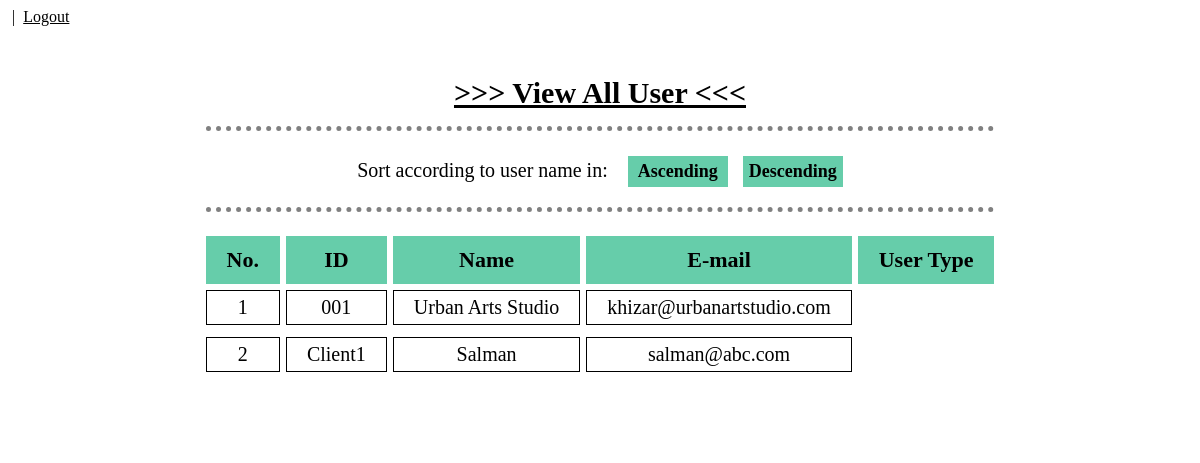
/Event-Management-System-PHP-master/EventManagementSystem/user_manage_view.php (signed in), run on the app's committed database.
### tables this page shows
CREATE TABLE `user_details` (
  `UserNo` int(10) NOT NULL,
  `UserID` varchar(10) NOT NULL,
  `UserFullName` varchar(80) NOT NULL,
  `UserPassword` longtext NOT NULL,
  `UserType` varchar(11) DEFAULT NULL,
  `UserEmail` varchar(50) NOT NULL,
  `UserImage` longblob NOT NULL,
  `UserImageName` varchar(50) NOT NULL
);

### Event-Management-System-PHP-master/EventManagementSystem/user_manage_view.php (the view, shortened to what this page needs)
<?php
	include "database/connect.php";
	include 'session.php';
?>
<!DOCTYPE html>
<html>
<head>
</head>
<body background="image\concrete1.jpg">
	<div id="view" align="center">
		<br>
		<p><span style="text-decoration: underline;font-weight: 900;font-size: 30px"> >>> View All User <<< </span></p>
		<hr>
		<form action="user_manage_view.php" method="POST" style="font-size: 20px;">
			Sort according to user name in: &nbsp;&nbsp;
			<input type="submit" name="ascending" value="Ascending">&nbsp;&nbsp;
			<input type="submit" name="descending" value="Descending">
		</form>
		<hr>
		<table align="center" cellpadding="20px" cellspacing="6px">
			<tr>
				<th>No.</th>
				<th>ID</th>
				<th>Name</th>
				<th>E-mail</th>
				<th>User Type</th>
			</tr>
			<?php
				if (isset($_POST['ascending'])) {
					$count=0;
					$conn = mysqli_connect($servername, $username, $password, $dbname);
					$read_user = "SELECT * FROM user_details ORDER BY UserFullName ASC";
					$result_read_user = mysqli_query($conn, $read_user);
					if(mysqli_num_rows($result_read_user)>0){
						while($row = mysqli_fetch_array($result_read_user, MYSQLI_ASSOC)){
							$count=$count+1;
							echo "<tr>";
							echo "<td>".$count."</td>";
							echo "<td>".$row['UserID']."</td>";
							echo "<td>".$row['UserFullName']."</td>";
							echo "<td>".$row['UserEmail']."</td>";
							echo "<tr>";
						}
					}
				}
				else{
					$count=0;
					$conn = mysqli_connect($servername, $username, $password, $dbname);
					$read_user = "SELECT * FROM user_details ORDER BY UserID ASC";
					$result_read_user = mysqli_query($conn, $read_user);
					if(mysqli_num_rows($result_read_user)>0){
						while($row = mysqli_fetch_array($result_read_user, MYSQLI_ASSOC)){
							$count=$count+1;
							echo "<tr>";
							echo "<td>".$count."</td>";
							echo "<td>".$row['UserID']."</td>";
							echo "<td>".$row['UserFullName']."</td>";
							echo "<td>".$row['UserEmail']."</td>";
							echo "<tr>";
						}
					}
				}
			?>
		</table>
	</div>
</body>
</html>

### Event-Management-System-PHP-master/EventManagementSystem/user_manage_view.php (style rules this page uses)
form { margin-left: 60px; margin-top: 15px; margin-right: 60px; }
table { max-width:1200px; margin-bottom:50px; margin-left:auto; margin-right:auto; background-color: white; text-align:center; }
th { background-color: #66CDAA; border:1px solid #66CDAA; font-size: 22px; text-align: center; padding-top: 10px ; padding-bottom: 10px ; }
td { border:1px solid black; font-size: 20px; font-family: Times New Roman; text-align: center; padding-top: 5px ; padding-bottom: 5px ; }
input[type=submit] { padding: 5px; color: black; border: none; background-color: #66CDAA; font-weight: 700; font-family: Times New Roman; font-size: 18px; text-align: center; width: 100px; }
div { margin: auto; padding-bottom: 1px; width: 70%; background-color: white; }
hr { border-top: 5px dotted grey; border-bottom: none; border-left: none; border-right: none; width: 95%; padding-top: 10px }

### data on the page
user_details: UserID "001", UserFullName "Urban Arts Studio", UserEmail "khizar@urbanartstudio.com"
user_details: UserID "Client1", UserFullName "Salman", UserEmail "salman@abc.com"
